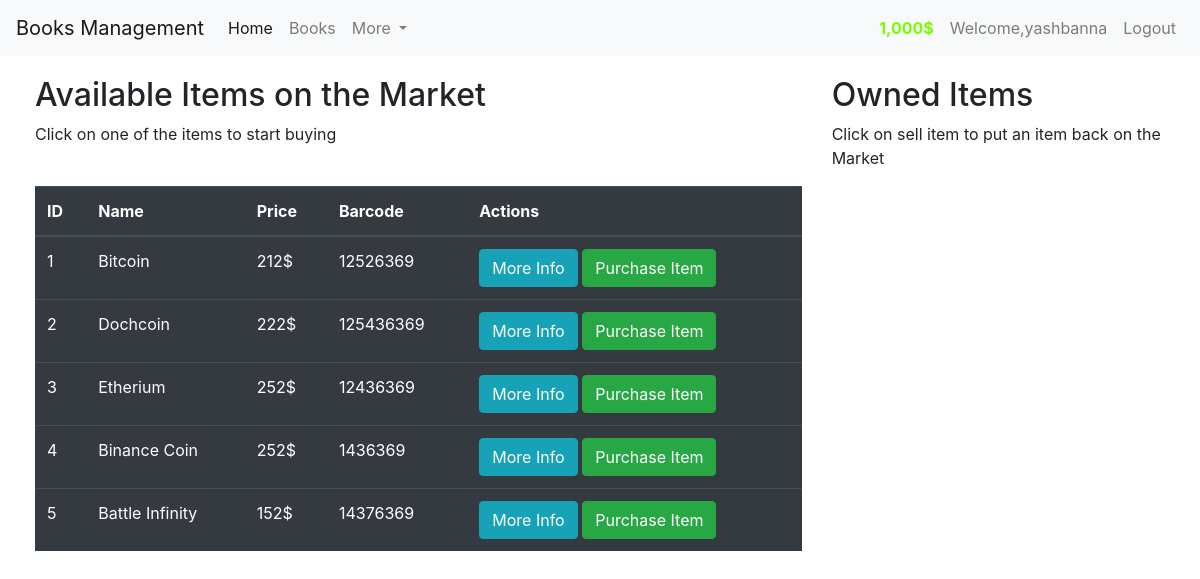
The app's page /library (signed in) with its own data.
### market/model.py (models this page shows, shortened)
class User(db.Model,UserMixin):
    id = db.Column(db.Integer(),primary_key= True)
    username = db.Column(db.String(30),unique = True, nullable = False)
    email_address = db.Column(db.String(50),nullable = False,unique=True)
    password_hash = db.Column(db.String(60),nullable = False)
    budget = db.Column(db.Integer(),nullable = False,default = 1000)
    items = db.relationship('Item',backref='owned_user', lazy=True)
    @property
    def prettier_budget(self):
        if len(str(self.budget)) >=4:
            return f'{str(self.budget)[:-3]},{str(self.budget)[-3:]}$'
        else:
            return f"{self.budget}$"
    @property
    def password(self):
        self.password

class Item(db.Model):
    id = db.Column(db.Integer(),primary_key= True)
    name = db.Column(db.String(50),nullable = False,unique=True)
    price = db.Column(db.Integer(),nullable = False)
    barcode = db.Column(db.Integer(),nullable = False,unique=True)
    description = db.Column(db.String(500),nullable = False,unique=True)
    owner = db.Column(db.Integer(),db.ForeignKey(User.id))

### market/routes.py (the view, shortened to what this page needs)
@app.route('/library',methods=['GET','POST'])
@login_required
def library():
    purchase_form = PurchaseItemForm()
    selling_form = SellItemForm()
    if request.method == "GET":
        items = Item.query.filter_by(owner=None)
        owned_items = Item.query.filter_by(owner=current_user.id)
        return render_template('library.html',items = items,purchase_form=purchase_form,owned_items=owned_items,selling_form=selling_form)

### market/model.py (called while the page is built)
@login_manager.user_loader
def load_user(user_id):
    return User.query.get(int(user_id))

### market/templates/library.html (shortened to what this page needs)
{% extends "base.html" %}
{% block content %}
<div class="row" style="margin-top:20px; margin-left:20px">
   <div class="col-8">
    <h2>Available Items on the Market</h2>
    <p> Click on one of the items to start buying</p>
    <br>
      <table class="table table-hover table-dark">
         <thead>
            <tr>
               <th scope="col"> ID</th>
               <th scope="col"> Name</th>
               <th scope="col"> Price</th>
               <th scope="col"> Barcode</th>
               <th scope="col"> Actions</th>
            </tr>
         </thead>
         <tbody>
            {% for item in items %}
            <tr>
               <td>{{ item.id }}</td>
               <td> {{ item.name }}</td>
               <td> {{ item.price }}$</td>
               <td> {{ item.barcode }}</td>
               <td>
                  <button class="btn btn-outline btn-info" data-toggle="modal" data-target="#Modal-MoreInfo-{{item.id}}">More Info</button>
                  <button class="btn btn-outline btn-success" data-toggle="modal" data-target="#Modal-PurchaseConfirm-{{item.id}}">Purchase Item</button>
               </td>
            </tr>
            {% endfor %}
         </tbody>
      </table>
   </div>
   <div class="col-4">
    <h2>Owned Items</h2>
    <p> Click on sell item to put an item back on the Market</p>
    <br>
   </div>
</div>
{% endblock %}

### market/templates/base.html (shortened to what this page needs)
<!doctype html>
<html lang="en">
  <head>
    <link rel="stylesheet" href="https://cdn.jsdelivr.net/npm/bootstrap@4.3.1/dist/css/bootstrap.min.css">
</head>
  <body>
    <nav class="navbar navbar-expand-lg navbar-light bg-light">
        <a class="navbar-brand" href="/">Books Management</a>
        <div class="collapse navbar-collapse" id="navbarSupportedContent">
          <ul class="navbar-nav mr-auto">
            <li class="nav-item active">
              <a class="nav-link" href="{{url_for('home')}}">Home <span class="sr-only">(current)</span></a>
            </li>
            <li class="nav-item">
              <a class="nav-link" href="{{url_for('library')}}">Books</a>
            </li>
            <li class="nav-item dropdown">
              <a class="nav-link dropdown-toggle" href="#" id="navbarDropdown" role="button" data-toggle="dropdown" aria-haspopup="true" aria-expanded="false">
                More
              </a>
            </li>
            </ul>
            {% if current_user.is_authenticated %}
            <ul class="navbar-nav">
              <li class="nav-item">
                <a class="nav-link" style="color:lawngreen; font-weight: bold">
                  {{current_user.prettier_budget}}
                </a>
              </li>
              <li class="nav-item">
                <a class="nav-link" >Welcome,{{current_user.username}}</a>
              </li>
              <li class="nav-item">
                  <a class="nav-link" href="{{url_for('logout_page')}}" >Logout</a>
                </li>
            </ul>
            {% endif %}
        </div>
      </nav>
        {% block content %}
        {% endblock %}
  </body>
</html>

### records on screen
User: prettier_budget "1,000$", username "yashbanna"
Item: id "1", name "Bitcoin", price "212", barcode "12526369"
Item: id "2", name "Dochcoin", price "222", barcode "125436369"
Item: id "3", name "Etherium", price "252", barcode "12436369"
Item: id "4", name "Binance Coin", price "252", barcode "1436369"
Item: id "5", name "Battle Infinity", price "152", barcode "14376369"
